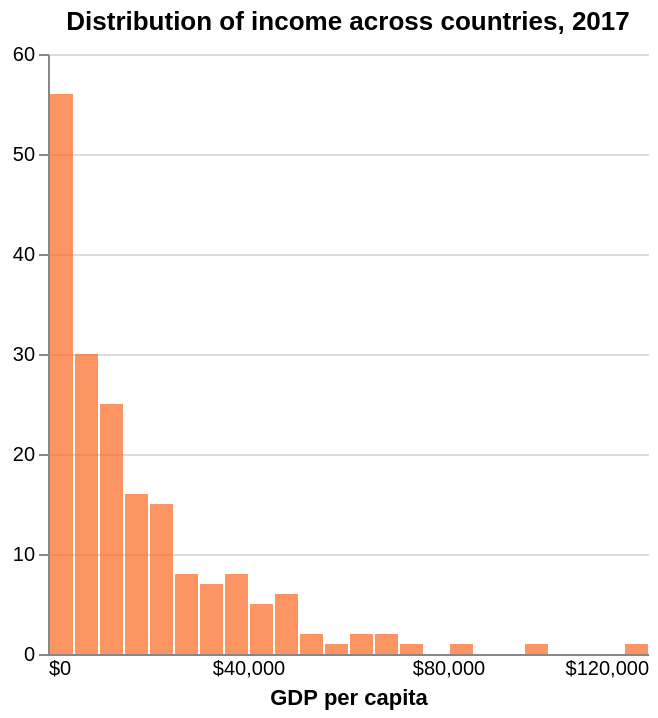

Describe this chart as a Vega-Lite specification.
### Vega-Lite specification from a JSON file in a GitHub repository (floating-point values rounded to 4 significant figures; data arrays with more than 128 entries replaced by an {"elided": "..."} marker saying what was removed)
{"$schema": "https://vega.github.io/schema/vega-lite/v5.json", "description": "Histogram", "width": "container", "title": {"text": "Distribution of income across countries, 2017"}, "data": {"values": {"elided": "2618 records"}, "format": {"parse": {"year": "string"}}}, "transform": [{"filter": {"field": "year", "equal": "2017"}}], "mark": "bar", "encoding": {"x": {"field": "gdpPercap", "type": "quantitative", "bin": {"step": 5000}, "axis": {"grid": false, "format": "$,.0f", "ticks": false, "title": "GDP per capita"}}, "y": {"aggregate": "count", "type": "quantitative", "axis": {"title": null}}, "color": {"value": "#fc6721"}, "opacity": {"value": 0.7}}, "config": {"style": {"cell": {"stroke": "transparent"}}}}
